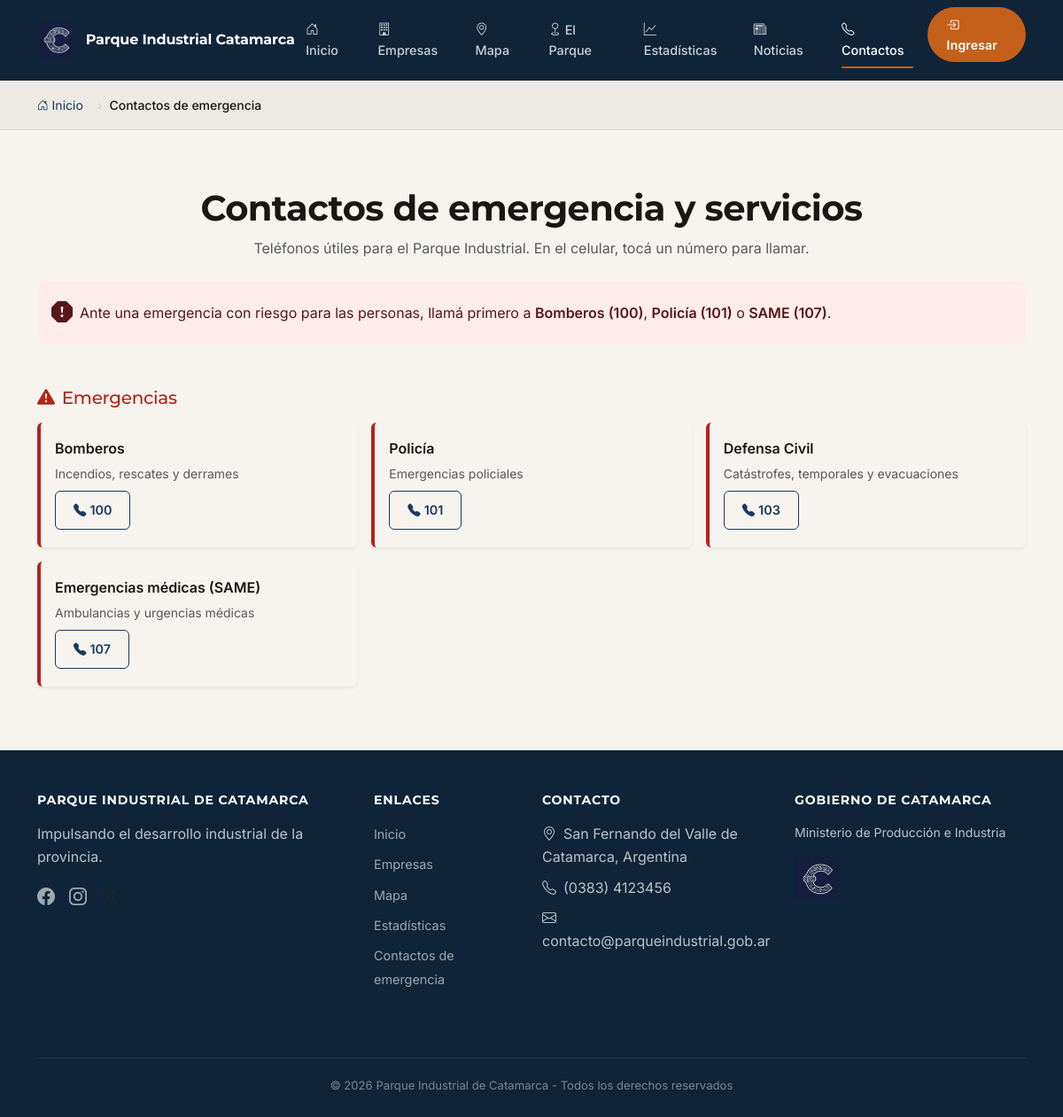
/contactos.php, run on the app's committed database.
### tables this page shows
CREATE TABLE IF NOT EXISTS `contactos_emergencia` (
  `id` int(11) NOT NULL AUTO_INCREMENT,
  `categoria` varchar(30) NOT NULL DEFAULT 'otros',
  `nombre` varchar(150) NOT NULL,
  `telefono` varchar(50) NOT NULL,
  `telefono_alt` varchar(50) DEFAULT NULL,
  `descripcion` varchar(255) DEFAULT NULL,
  `visibilidad` enum('publico','empresas') NOT NULL DEFAULT 'publico',
  `orden` int(11) NOT NULL DEFAULT 0,
  `activo` tinyint(1) NOT NULL DEFAULT 1,
  `created_at` timestamp NOT NULL DEFAULT current_timestamp(),
  `updated_at` timestamp NOT NULL DEFAULT current_timestamp() ON UPDATE current_timestamp(),
  PRIMARY KEY (`id`),
  KEY `idx_contactos_activo` (`activo`,`visibilidad`,`categoria`,`orden`)
);

### includes/funciones/web.php (called while the page is built, shortened)
<?php
function e($string) {
    return htmlspecialchars($string ?? '', ENT_QUOTES, 'UTF-8');
}

### includes/contactos_emergencia.php (the view, shortened to what this page needs)
<?php
function contactos_categorias(): array
{
    return [
        'emergencias'  => ['Emergencias',                    'bi-exclamation-triangle-fill', '#b42318'],
        'electricidad' => ['Energía eléctrica',              'bi-lightning-charge-fill',     '#b7791f'],
        'agua'         => ['Agua y cloacas',                 'bi-droplet-fill',              '#1d6fa5'],
        'gas'          => ['Gas',                            'bi-fire',                      '#c8641e'],
        'parque'       => ['Administración y seguridad del parque', 'bi-building-fill',      '#1b3a5c'],
        'salud'        => ['Salud',                          'bi-heart-pulse-fill',          '#2e7d4f'],
        'ministerio'   => ['Ministerio',                     'bi-bank2',                     '#1b3a5c'],
        'otros'        => ['Otros servicios',                'bi-telephone-fill',            '#5f6b76'],
    ];
}
function contactos_agrupados(PDO $db, bool $solo_publicos): array
{
    $sql = 'SELECT * FROM contactos_emergencia WHERE activo = 1'
         . ($solo_publicos ? " AND visibilidad = 'publico'" : '')
         . ' ORDER BY orden ASC, nombre ASC';
    $filas = $db->query($sql)->fetchAll();
    $grupos = [];
    foreach (array_keys(contactos_categorias()) as $cat) {
        $grupos[$cat] = [];
    }
    foreach ($filas as $f) {
        $cat = isset($grupos[$f['categoria']]) ? $f['categoria'] : 'otros';
        $grupos[$cat][] = $f;
    }
    return array_filter($grupos);
}
function contactos_tel_href(string $tel): string
{
    return 'tel:' . preg_replace('/[^0-9+]/', '', $tel);
}
function contactos_render(array $grupos, bool $mostrar_visibilidad = false): void
{
    $cats = contactos_categorias();
    foreach ($grupos as $cat => $items) {
        [$label, $icon, $color] = $cats[$cat];
        echo '<div class="mb-4">';
        echo '<h2 class="h5 mb-3" style="color:' . e($color) . '"><i class="bi ' . e($icon) . ' me-2"></i>' . e($label) . '</h2>';
        echo '<div class="row g-3">';
        foreach ($items as $c) {
            echo '<div class="col-md-6 col-lg-4"><div class="card h-100 border-0 shadow-sm" style="border-left:4px solid ' . e($color) . ' !important">';
            echo '<div class="card-body">';
            echo '<div class="fw-semibold mb-1">' . e($c['nombre']);
            echo '</div>';
            if (!empty($c['descripcion'])) {
                echo '<div class="small text-muted mb-2">' . e($c['descripcion']) . '</div>';
            }
            echo '<a href="' . e(contactos_tel_href($c['telefono'])) . '" class="btn btn-sm btn-outline-primary me-1 mb-1">'
               . '<i class="bi bi-telephone-fill me-1"></i>' . e($c['telefono']) . '</a>';
            echo '</div></div></div>';
        }
        echo '</div></div>';
    }
}

### public/css/styles.css (style rules this page uses)
:root { --primary: #1b3a5c; --primary-dark: #0f2438; --primary-mid: #1e4a73; --primary-light: #2c6496; --amber: #c4601a; --amber-light: #e8813a; --amber-bg: #fdf0e4; --secondary: #1d7a4a; --secondary-bg: #e4f3eb; --success: #1d7a4a; --success-bg: #e4f3eb; --warning: #b86010; --warning-bg: #fdf0e4; --danger: #c0392b; --danger-bg: #fdecea; --info: #1e6091; --info-bg: #e3eef8; --stone: #f7f4f0; --stone-mid: #ede9e3; --stone-deep: #d9d3ca; --ink: #1a1714; --muted: #6b6460; --white: #ffffff; --gray-100: #f7f4f0; --gray-200: #ede9e3; --gray-300: #d9d3ca; --gray-600: #6b6460; --gray-800: #2e2a27; --gray-900: #1a1714; --shadow: 0 2px 8px rgba(15, 36, 56, 0.08); --shadow-lg: 0 6px 24px rgba(15, 36, 56, 0.12); --shadow-amber: 0 4px 16px rgba(196, 96, 26, 0.22); --radius: 6px; --radius-md: 10px; --radius-lg: 14px; --radius-pill: 999px; }
:root { --bs-primary: #1b3a5c; --bs-primary-rgb: 27, 58, 92; --bs-secondary: #6b6460; --bs-secondary-rgb: 107, 100, 96; --bs-success: #1d7a4a; --bs-success-rgb: 29, 122, 74; --bs-warning: #b86010; --bs-warning-rgb: 184, 96, 16; --bs-danger: #c0392b; --bs-danger-rgb: 192, 57, 43; --bs-info: #1e6091; --bs-info-rgb: 30, 96, 145; --bs-body-bg: #f7f4f0; --bs-body-color: #1a1714; --bs-border-color: #d9d3ca; --bs-link-color: #1b3a5c; --bs-link-hover-color: #1e4a73; --bs-success-bg-subtle: #e4f3eb; --bs-warning-bg-subtle: #fdf0e4; --bs-danger-bg-subtle: #fdecea; --bs-info-bg-subtle: #e3eef8; }
* { box-sizing: border-box; }
html { scroll-behavior: smooth; }
body { font-family: 'Inter', 'Roboto', system-ui, sans-serif; font-size: 16px; line-height: 1.65; color: var(--ink); background: var(--stone); margin: 0; }
h1, h2, h3, h4, h5, h6 { font-family: 'Montserrat', system-ui, sans-serif; font-weight: 700; color: var(--ink); letter-spacing: -0.015em; }
a { color: var(--primary); text-decoration: none; transition: color 0.2s; }
.btn { border-radius: var(--radius); padding: 10px 20px; font-weight: 600; font-size: 0.9rem; transition: background 0.2s, transform 0.15s, box-shadow 0.2s; }
.btn-outline-primary { color: var(--primary); border-color: var(--primary); background: transparent; }

### data on the page
contactos_emergencia: nombre "Bomberos", descripcion "Incendios, rescates y derrames", telefono "100"
contactos_emergencia: nombre "Policía", descripcion "Emergencias policiales", telefono "101"
contactos_emergencia: nombre "Defensa Civil", descripcion "Catástrofes, temporales y evacuaciones", telefono "103"
contactos_emergencia: nombre "Emergencias médicas (SAME)", descripcion "Ambulancias y urgencias médicas", telefono "107"

### other printed values
$item['label'] "Inicio"
$item['label'] "Contactos de emergencia"
$label "Emergencias"
$f_desc "Impulsando el desarrollo industrial de la provincia."
$f_dir "San Fernando del Valle de Catamarca, Argentina"
$f_tel "(0383) 4123456"
$f_email "contacto@parqueindustrial.gob.ar"
